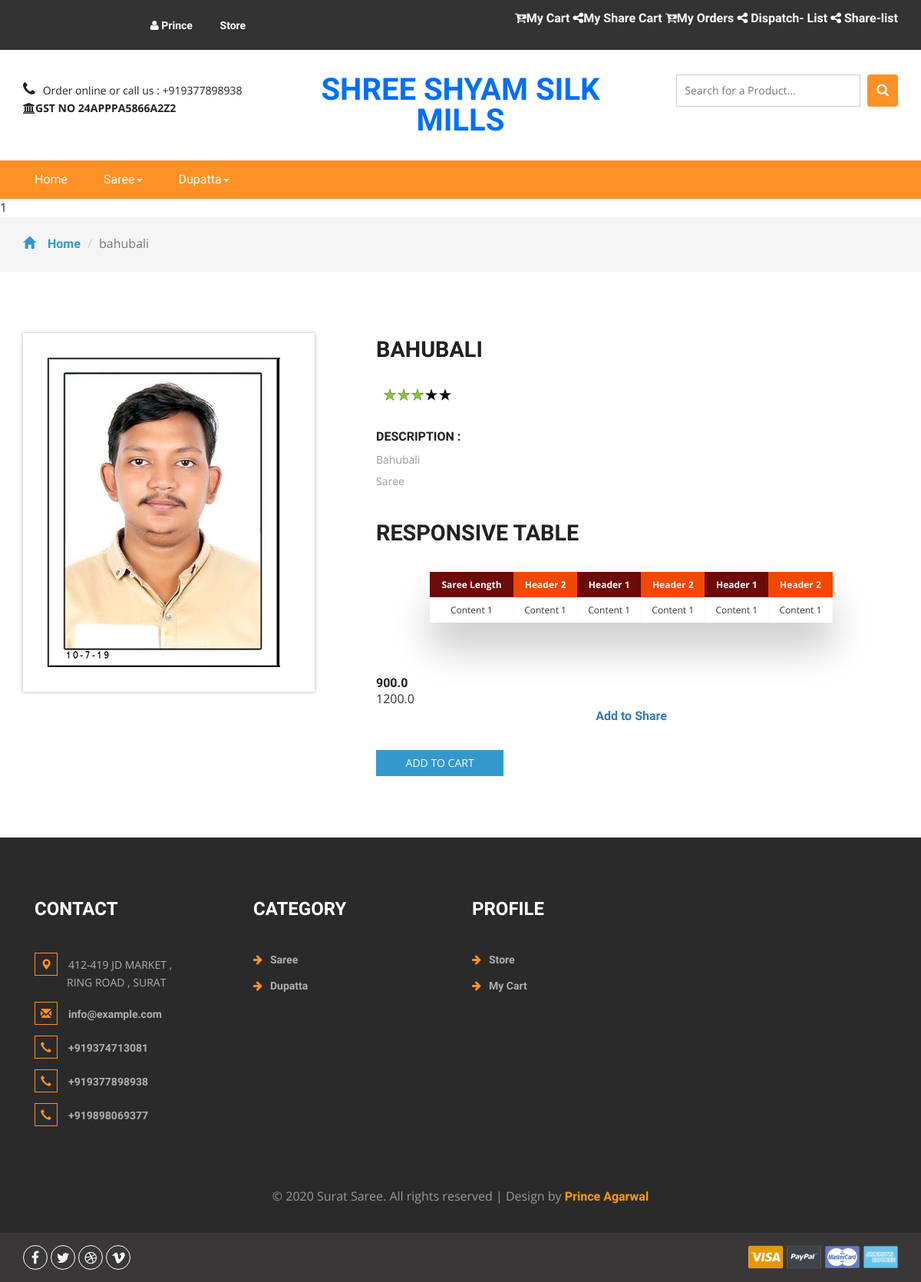
The page /api/products/Bahubali/ (signed in) on the database its author committed.
### core/models.py (models this page shows, shortened)
class Category(models.Model):
    name = models.CharField(max_length=200)
    slug = models.SlugField()
    parent = models.ForeignKey('self',blank=True, null=True ,related_name='children',on_delete= models.CASCADE)
    class Meta:
        unique_together = ('slug', 'parent',)
        verbose_name_plural = "categories"
    def __str__(self):
        full_path = [self.name]
        k = self.parent
        while k is not None:
            full_path.append(k.name)
            k = k.parent
        return ' -> '.join(full_path[::-1])

class Item(models.Model):
    title = models.CharField(max_length=100)
    price = models.FloatField()
    discount_price = models.FloatField(blank=True, null=True)
    category = models.ForeignKey('Category', null=True, blank=True,on_delete= models.CASCADE)
    label = models.CharField(choices=LABEL_CHOICES, max_length=1)
    slug = models.SlugField()
    stock = models.BooleanField(default=True)
    description = models.TextField()
    image = models.ImageField()
    def get_add_to_cart_url(self):
        print(self.title)
        return reverse("add-to-cart", kwargs={
            'slug': self.slug
        })
    def get_add_to_share_url(self):
        print(self.title)
        return reverse("add-to-share", kwargs={
            'slug': self.slug
        })

### core/api/views.py (the view)
# urls.py: path('products/<str:slug>/', ItemDetailView.as_view(), name='product-detail'),
class ItemDetailView(generic.DetailView):
    model = Item
    template_name = "core/single.html"

### Cashbackclick/context_processor.py (called while the page is built)
def add_variable_to_context(request):
    csrf_token = django.middleware.csrf.get_token(request)
    return {
        'csrf_token':csrf_token,
        'category_list': Category.objects.all()
    }

def add_form_to_context(request):
    return {
        'loginform': SignInViaUsernameForm
    }

def present_order(request):
    try:
        if request.user.is_authenticated:
            Present_order = Order.objects.get(user = request.user, ordered = False)
            return {
                'present_order': Present_order
            }
        else:
            return {
            'present_order': 0
            }
    except Order.DoesNotExist:
        return {
            'present_order': 0
        }

### core/templates/core/single.html (shortened to what this page needs)
{% extends 'layouts/default/page.html' %}
{% load static %}
{% block content %}
	<div class="breadcrumbs">
		<div class="container">
			<ol class="breadcrumb breadcrumb1 animated wow slideInLeft" data-wow-delay=".5s">
				<li><a href="{% url 'index' %}"><span class="glyphicon glyphicon-home" aria-hidden="true"></span>Home</a></li>
				<li class="active">{{object.title}}</li>
			</ol>
		</div>
	</div>
	<div class="products">
		<div class="container">
			<div class="agileinfo_single">
				<div class="col-md-4 agileinfo_single_left">
					<img id="example" src="{{object.image.url}}" alt=" " class="img-responsive">
				</div>
				<div class="col-md-8 agileinfo_single_right">
				<h2>{{object.title}}</h2>
					<div class="rating1">
						<span class="starRating">
							<label for="rating5">5</label>
							<label for="rating4">4</label>
							<label for="rating3">3</label>
							<label for="rating2">2</label>
							<label for="rating1">1</label>
						</span>
					</div>
					<div class="w3agile_description">
						<h4>Description :</h4>
						<p>{{object.slug}} <br>
							{{object.category.name}}</p>
					</div>
					<h2>Responsive Table</h2>
							<div class="table-wrapper">
								<table class="fl-table">
									<thead>
									<tr>
										<th>Saree Length</th>
										<th>Header 2</th>
										<th>Header 1</th>
										<th>Header 2</th>
										<th>Header 1</th>
										<th>Header 2</th>
									</tr>
									</thead>
									<tbody>
									<tr>
										<td>Content 1</td>
										<td>Content 1</td>
										<td>Content 1</td>
										<td>Content 1</td>
										<td>Content 1</td>
										<td>Content 1</td>
									</tr>
								</table>
							</div>
					<div class="snipcart-item block">
						<div class="snipcart-thumb agileinfo_single_right_snipcart">
							<h4 class="m-sing">{{object.discount_price}}</h4> <span>{{object.price}}</span></h4>
							<a href='{{object.get_add_to_share_url}}'>Add to Share</a>
						</div>
						<div class="snipcart-details agileinfo_single_right_details">
							<form action="{{object.get_add_to_cart_url}}" method="post">
								<fieldset>
									<input type="submit" name="submit" value="Add to cart" class="button">
								</fieldset>
							</form>
						</div>
					</div>
				</div>
				<div class="clearfix"> </div>
			</div>
		</div>
	</div>
{% endblock %}
{% block footer_scripts %}
<link href="css/skdslider.css" rel="stylesheet">
{% endblock %}

### content/templates/layouts/default/page.html (shortened to what this page needs)
{% load static %}
<!DOCTYPE html>
<html>
<head>
<link href="{% static 'css/bootstrap.css' %}" rel="stylesheet" type="text/css" media="all" />
<link href="{% static 'css/style.css' %}" rel="stylesheet" type="text/css" media="all" />
<link href="{% static 'css/font-awesome.css' %}" rel="stylesheet">
<link href="{% static 'select2/dist/css/select2.min.css' %}" rel="stylesheet" />
</head>
<body>
	<div class="agileits_header">
		<div class="container">
			<div class="agile-login">
				{% if request.user.is_authenticated %}
				<ul>
                    <li> <a href="#" > <i class="fa fa-user" aria-hidden="true"></i> {{request.user.username}} </a></li>
                    <li> <a href="{% url 'product-list' %}" >  Store </a></li>
				</ul>
				</div>
				<div class="product_list_header" >
                    {% if request.user.userprofile.owner %}
                    {% if present_order %}
                    <a  style="color:white" href = "{% url 'order-summary' present_order.id %}"><i class="fa fa-cart-arrow-down" aria-hidden="true"></i>My Cart</a>
                    {% endif %}
                    <a style="color:white" href = "{% url 'share-summary' %}"><i class="fa fa-share-alt" aria-hidden="true"></i>My Share Cart</a>
                    <a style="color:white" href = "{% url 'order-list' %}"><i class="fa fa-cart-arrow-down" aria-hidden="true"></i>My Orders<t></t></a>
					<a style="color:white" href = "{% url 'dispatch-summary' %}"><i class="fa fa-share-alt" aria-hidden="true"></i> Dispatch- List<t></t></a>
                    <a style="color:white" href = "{% url 'share-list' %}"><i class="fa fa-share-alt" aria-hidden="true"></i> Share-list<t></t>  </a>
                    {% else %}
                    {% if present_order %}
                    <a  style="color:white" href = "{% url 'order-summary' present_order.id %}"><i class="fa fa-cart-arrow-down" aria-hidden="true"></i>My Cart</a>
                    {% endif %}
                    <a style="color:white" href = "{% url 'order-list' %}"><i class="fa fa-cart-arrow-down" aria-hidden="true"></i>My Orders</a>
                    {% endif %}
                </div>
				{% else %}
				<ul>
					<li><a href="{% url  'accounts:sign_up' %}"> Create Account </a></li>
					<li><a href="{% url  'accounts:log_in' %}">Login</a></li>
				</ul>
		</div>
				{% endif %}
			<div class="clearfix"> </div>
		</div>
	</div>
	<div class="logo_products">
		<div class="container">
		<div class="w3ls_logo_products_left1">
				<ul class="phone_email">
                    <li><i class="fa fa-phone" aria-hidden="true"></i>Order online or call us : +919377898938 </li>
                    <br>
                    <strong><li><i class="fa fa-university" aria-hidden="true"></i>GST NO 24APPPA5866A2Z2</li> </strong>
				</ul>
			</div>
			<div class="w3ls_logo_products_left">
				<h1><a href="{% url 'index' %}">Shree Shyam Silk Mills</a></h1>
            </div>
            {% if request.user.is_authenticated %}
		<div class="w3l_search">
			<form action="{% url 'search' %}" method="post">
                <input type="search" name="search" placeholder="Search for a Product..." required="">
				<button type="submit" class="btn btn-default search" aria-label="Left Align">
					<i class="fa fa-search" aria-hidden="true"> </i>
				</button>
			</form>
        </div>
        {% endif %}
			<div class="clearfix"> </div>
		</div>
	</div>
{% if request.user.is_authenticated %}
	<div class="navigation-agileits">
		<div class="container">
			<nav class="navbar navbar-default">
							<div class="collapse navbar-collapse" id="bs-megadropdown-tabs">
								<ul class="nav navbar-nav">
									<li class="active"><a href="{% url 'index' %}" class="act">Home</a></li>
									{% for category in category_list %}
									{% if category.parent %}
									{% else %}
									{% if category.children %}
									<li class="dropdown">
										<a href="{% url 'category-page' category.id %}" class="dropdown-toggle" data-toggle="dropdown">{{category.name}}<b class="caret"></b></a>
									</li>
									{% else %}
									<li><a href="{% url 'category-page' category.id %}">{{category.name}}</a></li>
									{% endif %}
									{% endif %}
									{% endfor %}
								</ul>
							</div>
							</nav>
			</div>
		</div>
{% endif %}
{% if request.user.is_authenticated %}
{{user_valid}}
{% if user_valid %}
    {% block content %}{% endblock %}
{% endif %}
{% endif %}
<div class="footer">
    <div class="container">
        <div class="w3_footer_grids">
            <div class="col-md-3 w3_footer_grid">
                <h3>Contact</h3>
                <ul class="address">
                    <li><i class="glyphicon glyphicon-map-marker" aria-hidden="true"></i>412-419 JD MARKET , <span> RING ROAD , SURAT</span></li>
                    <li><i class="glyphicon glyphicon-envelope" aria-hidden="true"></i><a href="mailto:info@example.com">info@example.com</a></li>
                    <li><i class="glyphicon glyphicon-earphone" aria-hidden="true"></i><a href="tel:+919374713081">+919374713081</a></li>
                    <li><i class="glyphicon glyphicon-earphone" aria-hidden="true"></i><a href="tel:+919377898938">+919377898938</a></li>
                    <li><i class="glyphicon glyphicon-earphone" aria-hidden="true"></i><a href="tel:+919898069377">+919898069377</a></li>
                </ul>
            </div>
            {% if request.user.is_authenticated %}
            <div class="col-md-3 w3_footer_grid">
                <h3>Category</h3>
                <ul class="info">
									{% for category in category_list %}
									{% if category.parent %}
									{% else %}
									{% if category.children %}
                                    <li><i class="fa fa-arrow-right" aria-hidden="true"></i><a href="{% url 'category-page' category.id %}">{{category.name}}</a></li>
									{% else %}
									<li><a href="{% url 'category-page' category.id %}">{{category.name}}</a></li>
									{% endif %}
									{% endif %}
									{% endfor %}
                    </ul>
            </div>
            <div class="col-md-3 w3_footer_grid">
                <h3>Profile</h3>
                <ul class="info">
                    <li><i class="fa fa-arrow-right" aria-hidden="true"></i><a href="{% url 'product-list' %}">Store</a></li>
                    {% if present_order %}
                    <li><i class="fa fa-arrow-right" aria-hidden="true"></i><a href="{% url 'order-summary' present_order.id %}">My Cart</a></li>
                   {% endif %}
                </ul>
            </div>
            {% endif %}
            <div class="clearfix"> </div>
        </div>
    </div>
    <div class="footer-copy">
        <div class="container">
            <p>© 2020 Surat Saree. All rights reserved | Design by <a href="http://w3layouts.com/">Prince Agarwal</a></p>
        </div>
    </div>
</div>
<div class="footer-botm">
        <div class="container">
            <div class="w3layouts-foot">
                <ul>
                    <li><a href="#" class="w3_agile_facebook"><i class="fa fa-facebook" aria-hidden="true"></i></a></li>
                    <li><a href="#" class="agile_twitter"><i class="fa fa-twitter" aria-hidden="true"></i></a></li>
                    <li><a href="#" class="w3_agile_dribble"><i class="fa fa-dribbble" aria-hidden="true"></i></a></li>
                    <li><a href="#" class="w3_agile_vimeo"><i class="fa fa-vimeo" aria-hidden="true"></i></a></li>
                </ul>
            </div>
            <div class="payment-w3ls">
                <img src="{% static 'images/card.png' %}" alt=" " class="img-responsive">
            </div>
            <div class="clearfix"> </div>
        </div>
    </div>
<link href="{% static 'css/skdslider.css' %}" rel="stylesheet">
{% block footer_scripts %}
{% endblock footer_scripts %}
</body>
</html>

### content/templates/layouts/default/page.html (style rules this page uses)
* { box-sizing: border-box; -webkit-box-sizing: border-box; -moz-box-sizing: border-box; }
.table-wrapper { margin: 10px 70px 70px; box-shadow: 0px 35px 50px rgba( 0, 0, 0, 0.2 ); }
.fl-table { border-radius: 5px; font-size: 12px; font-weight: normal; border: none; border-collapse: collapse; width: 100%; max-width: 100%; white-space: nowrap; background-color: white; }
.fl-table td, .fl-table th { text-align: center; padding: 8px; }
.fl-table td { border-right: 1px solid #f8f8f8; font-size: 12px; }
.fl-table thead th { color: #ffffff; background: #f14804; }
.fl-table thead th:nth-child(odd) { color: #ffffff; background: #6d0a0a; }

### rows shown on the page
Category: name "Saree"
Category: name "Dupatta"
Item: title "bahubali", image (picture), title "BAHUBALI", slug "Bahubali", category.name "Saree", discount_price "900.0", price "1200.0"

### other values the page prints
{{ request.user.username }} "Prince"
{{ user_valid }} "1"
